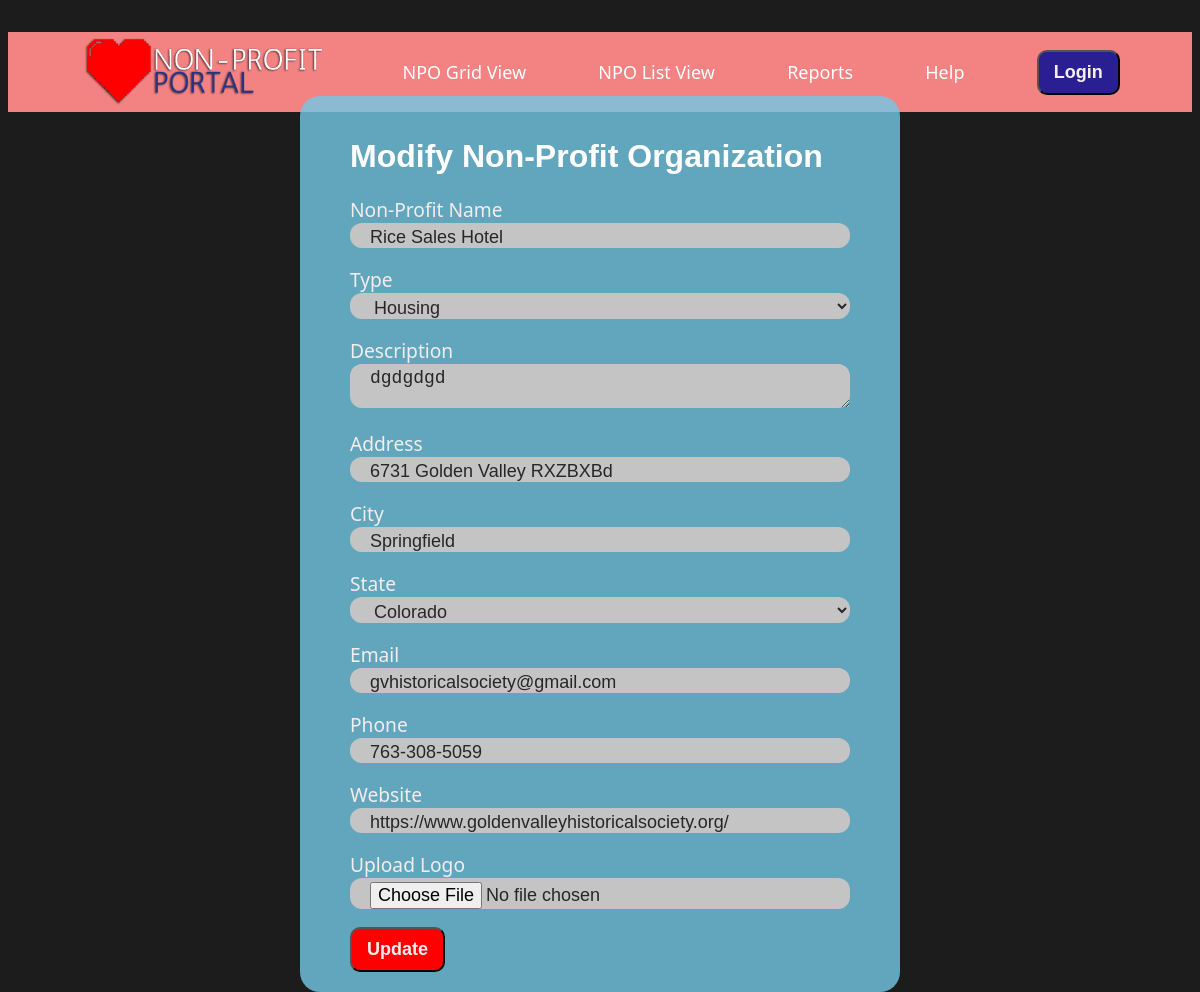
The app's page /modify-npo.php?id=3 with its own data.
### tables this page shows
CREATE TABLE `organization` (
  `id` int(11) NOT NULL,
  `name` varchar(255) NOT NULL,
  `type` varchar(100) NOT NULL,
  `description` text NOT NULL,
  `address` varchar(255) NOT NULL,
  `city` varchar(100) NOT NULL,
  `state` varchar(100) NOT NULL,
  `country` varchar(100) NOT NULL DEFAULT 'United States',
  `email` varchar(255) NOT NULL,
  `phone` varchar(20) NOT NULL,
  `website` varchar(500) NOT NULL,
  `logo_url` varchar(500) NOT NULL,
  `logo` varchar(500) NOT NULL,
  `creation_date` timestamp NOT NULL DEFAULT current_timestamp() ON UPDATE current_timestamp(),
  `last_updated` timestamp NULL DEFAULT NULL,
  `created_by` int(11) NOT NULL
);

### modify-npo.php (the view, shortened to what this page needs)
<!DOCTYPE html>
<html lang="en" style="background-color:#1c1c1c">
<head>
    <link href="./styles.css" rel="stylesheet" type="text/css" media="all" />
    <link rel="stylesheet" type="text/css" href="//cdn.datatables.net/1.10.12/css/jquery.dataTables.css">
</head>
<body>
<?php
require_once "connection.php";
include "header.php";
$npo_id = "";
$npo_name = "";
$npo_type = "";
$npo_description = "";
$npo_address = "";
$npo_city = "";
$npo_state = "";
$npo_email = "";
$npo_phone = "";
$npo_website = "";
if (isset($_GET["id"])) {
    $npo_id = $_GET["id"];
    $conn = new mysqli($dbhost, $dbuser, $dbpass, $dbname);
    $conn->set_charset("utf8");
    $sql = "SELECT * FROM organization WHERE id={$npo_id}";
    $result = $conn->query($sql);
    while ($row = mysqli_fetch_assoc($result)) {
        $npo_name = $row["name"];
        $npo_type = $row["type"];
        $npo_description = $row["description"];
        $npo_address = $row["address"];
        $npo_city = $row["city"];
        $npo_state = $row["state"];
        $npo_email = $row["email"];
        $npo_phone = $row["phone"];
        $npo_website = $row["website"];
    }
}
?>
<div class="wrapper">
<div class="add-npo-box">
    <form onsubmit="handleFormSubmission();" action="modify-query.php?id=<?php echo $npo_id; ?>" method="POST" style="margin: 0 auto;" enctype="multipart/form-data">
        <h1>Modify Non-Profit Organization</h1>
        <label for="name">Non-Profit Name</label>
        <input id="name" class="input" type="text" maxlength="100" name="name" required value="<?php echo $npo_name; ?>" /><br><br>
    <label for="type">Type</label>
    <select id="type" class="input" name="type" required>
        <option value="Housing" <?php if ($npo_type == "Housing") echo "selected"; ?>>Housing</option>
    </select><br><br>
    <label for="description">Description</label>
    <textarea id="description" class="input" name="description" required><?php echo $npo_description; ?></textarea><br><br>
    <label for="address">Address</label>
    <input id="address" class="input" type="text" maxlength="100" name="address" required value="<?php echo $npo_address; ?>" /><br><br>
    <label for="city">City</label>
    <input id="city" class="input" type="text" maxlength="100" name="city" required value="<?php echo $npo_city; ?>" /><br><br>
<label for="state">State</label>
<select id="state" class="input" name="state" required>
        <option value="Colorado" <?php if ($npo_state == "Colorado") echo "selected"; ?>>Colorado</option>
</select><br><br>
<label for="email">Email</label>
    <input id="email" class="input" type="email" name="email" required value="<?php echo $npo_email; ?>" /><br><br>
    <label for="phone">Phone</label>
    <input id="phone" class="input" type="tel" name="phone" required value="<?php echo $npo_phone; ?>" /><br><br>
    <label for="website">Website</label>
    <input id="website" class="input" type="url" name="website" required value="<?php echo $npo_website; ?>" /><br><br>
    <label for="logo_url">Upload Logo</label>
    <input id="logo" name="logo" class="input" type="file"/><br><br>
    <input type="submit" value="Update" class="general-button" onclick="return confirm('Are you sure you want to make these changes?');">
</form>
    </div>
</div>
</body>
</html>

### styles.css (style rules this page uses)
.wrapper { display: flex; justify-content: center; align-items: center; height: 100vh; }
label { color:#f3eded; font-family:'Segoe UI', Tahoma, Geneva, Verdana, sans-serif; font-size: 1.2em; }
.add-npo-box { display:flex; background-color:#74c9e6cc; border-radius: 20px; box-sizing: border-box; padding: 20px; width: 600px; align-items:center; justify-content:center; }
.input { background-color:#c4c4c4; border-radius: 12px; border: 0; box-sizing: border-box; color: rgb(39, 39, 39); font-size: 18px; height: 100%; outline: 0; padding: 4px 20px 0; width: 100%; }
h1 { font-family:'Franklin Gothic Medium', 'Arial Narrow', Arial, sans-serif; color:#FFFFFF; }
.general-button { color: #f5efef; margin: var(--dl-space-space-unit); padding-top: 10px; padding-bottom: 10px; padding-left: 15px; padding-right: 15px; font-size: 18px; align-self: center; font-style: normal; transition: 0.3s; font-weight: 600; border-radius: 10px; text-transform: capitalize; background-color: #ff0000; }

### records on screen
organization: name "Rice Sales Hotel", type "Housing", description "dgdgdgd", address "6731 Golden Valley RXZBXBd", city "Springfield", state "Colorado", email "gvhistoricalsociety@gmail.com", phone "763-308-5059", website "https://www.goldenvalleyhistoricalsociety.org/"
